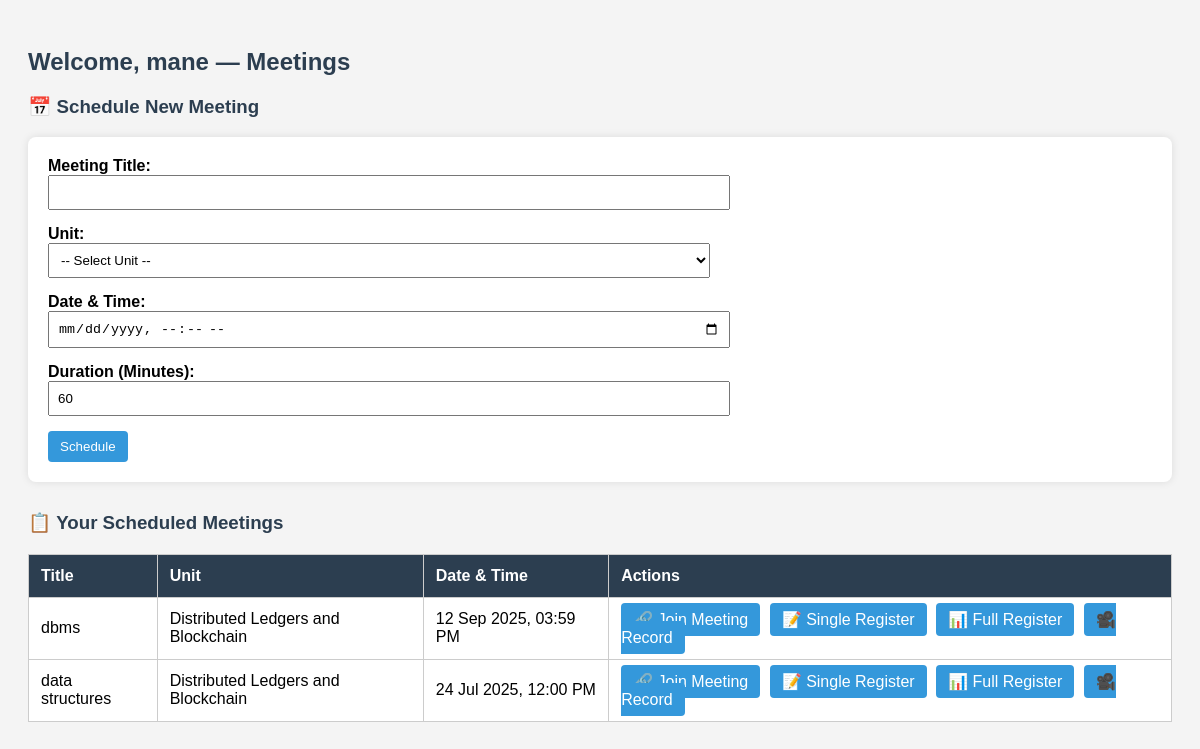
/lecturer/meetings.php (signed in), run on an earlier commit of the app's database.
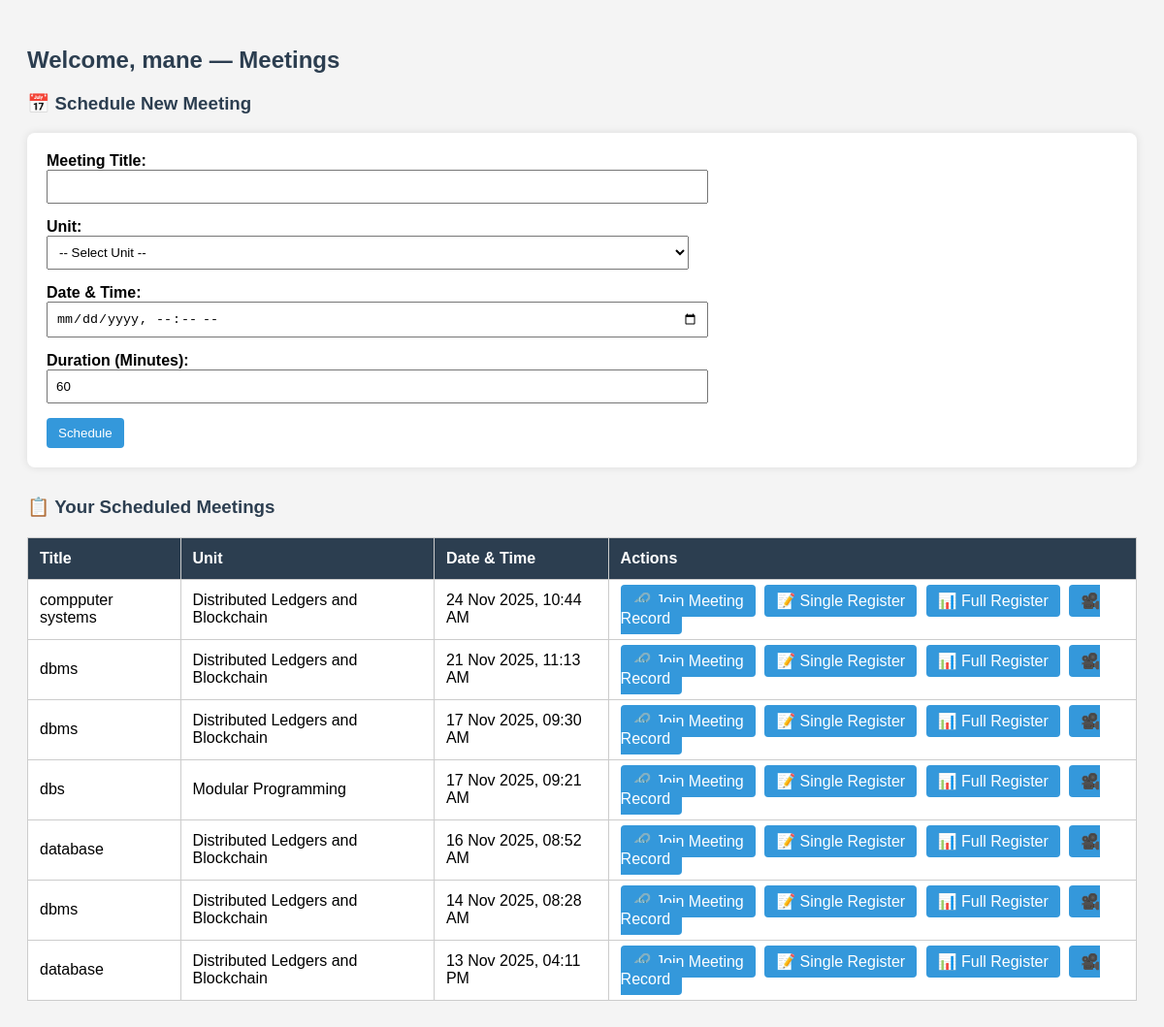
And on a later commit of the database.
### tables this page shows
CREATE TABLE `meetings` (
  `id` int NOT NULL,
  `lecturer_id` int NOT NULL,
  `unit_id` int NOT NULL,
  `title` varchar(255) NOT NULL,
  `meeting_link` varchar(255) NOT NULL,
  `scheduled_time` datetime NOT NULL,
  `duration` int NOT NULL,
  `created_at` timestamp NOT NULL DEFAULT CURRENT_TIMESTAMP,
  `ended` tinyint(1) NOT NULL DEFAULT '0'
);

CREATE TABLE `units` (
  `id` int NOT NULL,
  `name` varchar(100) DEFAULT NULL,
  `code` varchar(50) DEFAULT NULL,
  `course_id` int DEFAULT NULL,
  `year` int DEFAULT NULL,
  `semester` int NOT NULL
);

### lecturer/meetings.php (the view, shortened to what this page needs)
<?php
require_once '../config/db.php';
$lecturer_id = $_SESSION['user_id'];
$lecturer_name = $_SESSION['user_name'];
$meetingQuery = $conn->prepare("
    SELECT m.id, m.unit_id, m.title, m.scheduled_time, m.duration, m.meeting_link, u.name AS unit_name
    FROM meetings m
    JOIN units u ON m.unit_id = u.id
    WHERE m.lecturer_id = ?
    ORDER BY m.scheduled_time DESC
");
$meetingQuery->bind_param("i", $lecturer_id);
$meetingQuery->execute();
$meetingResult = $meetingQuery->get_result();
?>
<!DOCTYPE html>
<html>
<head>
</head>
<body>
<h2>Welcome, <?= htmlspecialchars($lecturer_name) ?> — Meetings</h2>
<h3>📅 Schedule New Meeting</h3>
<form method="POST" action="../actions.php">
    <label>Meeting Title:</label><br>
    <input type="text" name="title" required><br>
    <label>Unit:</label><br>
    <select name="unit_id" required>
        <option value="">-- Select Unit --</option>
    </select><br>
    <label>Date & Time:</label><br>
    <input type="datetime-local" name="scheduled_time" required><br>
    <label>Duration (Minutes):</label><br>
    <input type="number" name="duration" min="5" max="300" value="60" required><br>
    <button type="submit" class="btn">Schedule</button>
</form>
    <h3>📋 Your Scheduled Meetings</h3>
<table>
    <tr>
        <th>Title</th>
        <th>Unit</th>
        <th>Date & Time</th>
        <th>Actions</th>
    </tr>
    <?php while ($meeting = $meetingResult->fetch_assoc()): ?>
    <tr>
        <td><?= htmlspecialchars($meeting['title']) ?></td>
        <td><?= htmlspecialchars($meeting['unit_name']) ?></td>
        <td><?= date('d M Y, h:i A', strtotime($meeting['scheduled_time'])) ?></td>
        <td>
            <a class="btn" href="meeting_host.php?meeting_id=<?= $meeting['id'] ?>">🔗 Join Meeting</a>
            <a class="btn" href="../actions.php?action=download_register&type=single&meeting_id=<?= $meeting['id'] ?>">📝 Single Register</a>
            <a class="btn" href="../actions.php?action=download_register&type=full&unit_id=<?= $meeting['unit_id'] ?>">📊 Full Register</a>
            <a class="btn" href="#">🎥 Record</a>
        </td>
    </tr>
    <?php endwhile; ?>
</table>
</body>
</html>

What changed in the data, as far as the page shows it:
removed meetings: title "dbms", unit.name "Distributed Ledgers and Blockchain", scheduled_time "12 Sep 2025, 03:59 PM"
added meetings: title "compputer systems", unit.name "Distributed Ledgers and Blockchain", scheduled_time "24 Nov 2025, 10:44 AM"
added meetings: title "dbms", unit.name "Distributed Ledgers and Blockchain", scheduled_time "21 Nov 2025, 11:13 AM"
added meetings: title "dbms", unit.name "Distributed Ledgers and Blockchain", scheduled_time "17 Nov 2025, 09:30 AM"
added meetings: title "dbs", unit.name "Modular Programming", scheduled_time "17 Nov 2025, 09:21 AM"
added meetings: title "database", unit.name "Distributed Ledgers and Blockchain", scheduled_time "16 Nov 2025, 08:52 AM"
added meetings: title "dbms", unit.name "Distributed Ledgers and Blockchain", scheduled_time "14 Nov 2025, 08:28 AM"
changed meetings: title "data structures" → "database"; scheduled_time "24 Jul 2025, 12:00 PM" → "13 Nov 2025, 04:11 PM"
